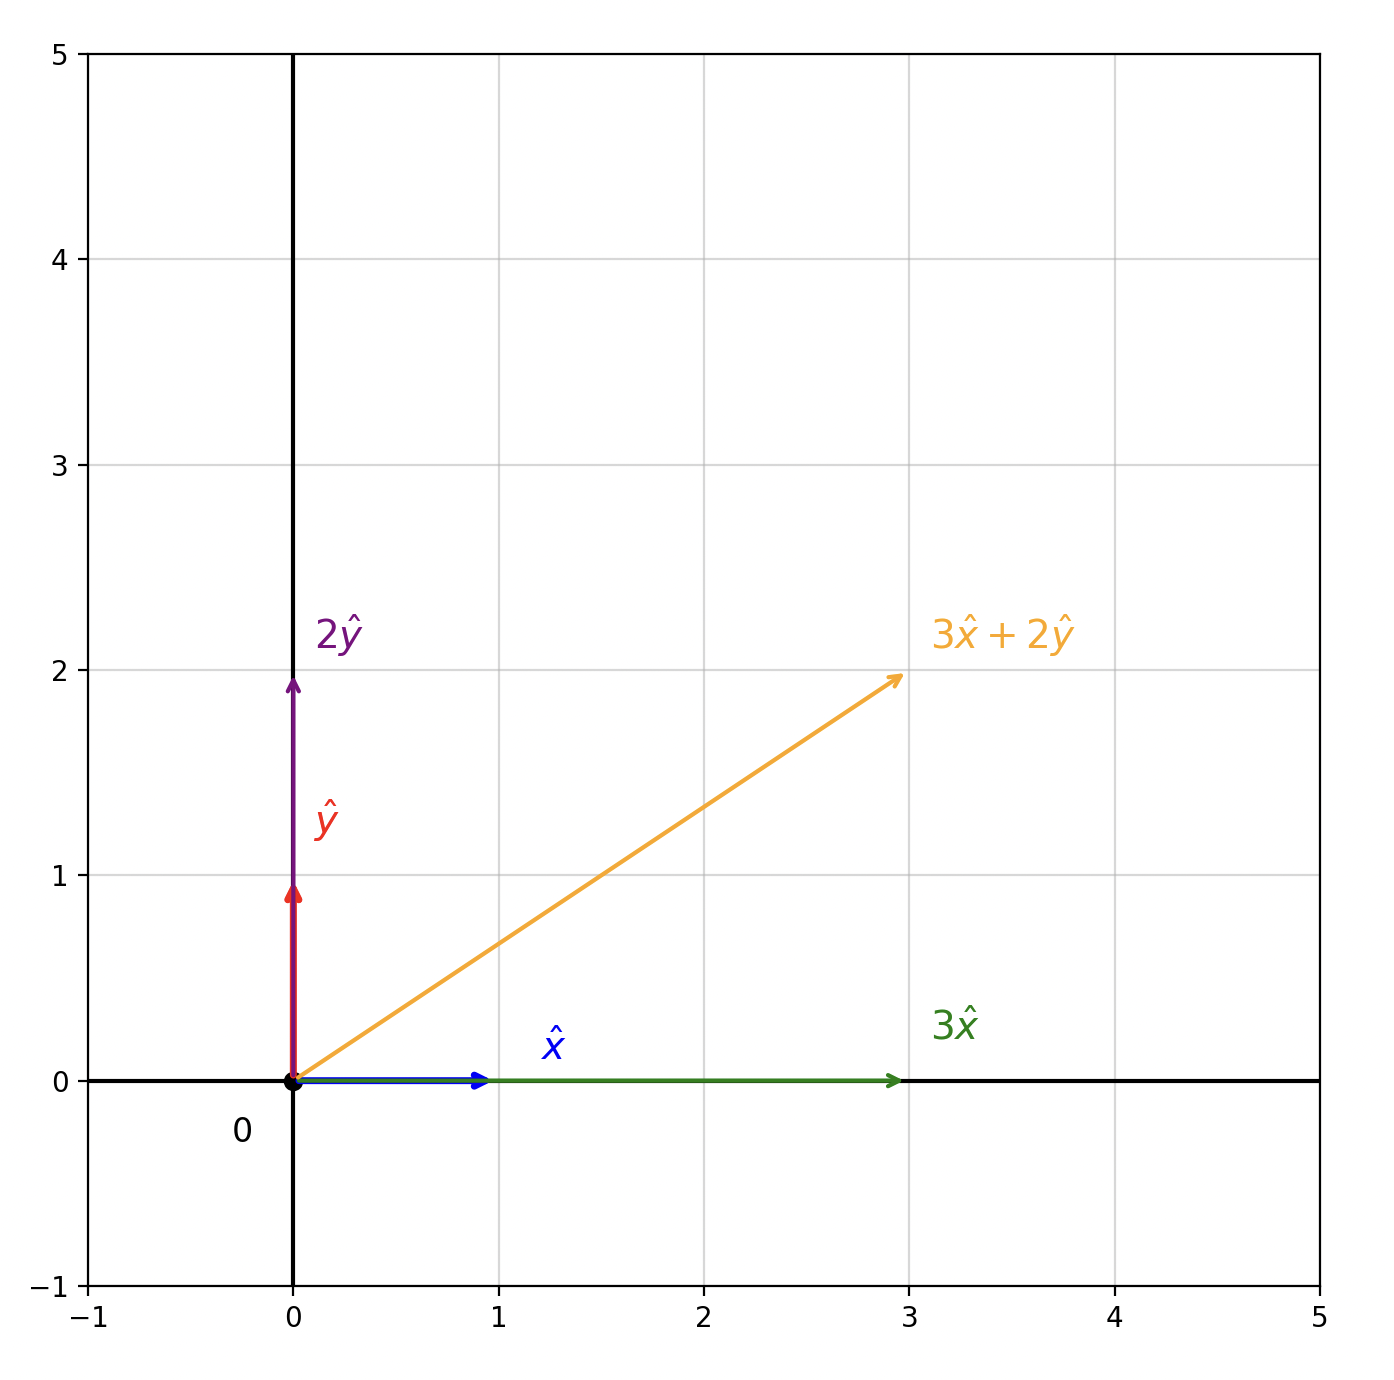

Here is the Python script that generated this plot:
import matplotlib.pyplot as plt
import numpy as np

#make grid
fig, ax = plt.subplots(figsize=(8, 8))

ax.set_xlim(-1, 5)
ax.set_ylim(-1, 5)

ax.set_aspect('equal')

ax.grid(True, alpha=0.5)

#add axes
ax.axhline(0, color='black', linewidth=1.5)
ax.axvline(0, color='black', linewidth=1.5)

ax.plot(0, 0, "ko", markersize=6)
ax.text(-0.3, -0.3, '0', fontsize=12)

xhat = np.array([1, 0])
yhat = np.array([0, 1])

ax.annotate('', 
    xy=(1,0),
    xytext=(0,0),
    arrowprops=dict(arrowstyle='->', color='blue', linewidth=2.5))

ax.text(1.2, 0.1, r'$\hat{x}$', fontsize=14, color='blue')

ax.annotate('', 
    xy=(0, 1),
    xytext=(0,0),
    arrowprops=dict(arrowstyle='->', color='red', linewidth=2.5))

ax.text(0.1, 1.2, r'$\hat{y}$', fontsize=14, color='red')

threex = np.array([3, 0])
twoy = np.array([0, 2])

ax.annotate('', 
    xy=(3, 0),
    xytext=(0,0),
    arrowprops=dict(arrowstyle='->', color='green', linewidth=1.5))

ax.text(3.1,0.2, r'$3\hat{x}$', fontsize=14, color='green')

ax.annotate('', 
    xy=(0, 2),
    xytext=(0,0),
    arrowprops=dict(arrowstyle='->', color='purple', linewidth=1.5))

ax.text(0.1, 2.1, r'$2\hat{y}$', fontsize=14, color='purple')

threetwo = np.array([3, 2])

ax.annotate('', 
    xy=(3, 2),
    xytext=(0,0),
    arrowprops=dict(arrowstyle='->', color='orange', linewidth=1.5))

ax.text(3.1,2.1, r'$3\hat{x} + 2\hat{y}$', fontsize=14, color='orange')

plt.show()
